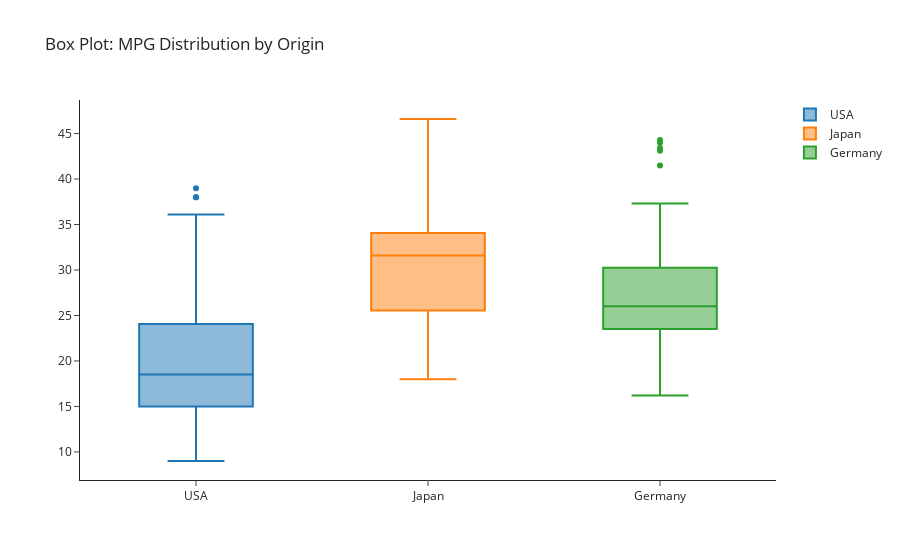

Notebook code for this chart:
### Code cell
px.box(data_frame=df, x="origin", y = "mpg", template="simple_white", color = "origin", 
           title = "Box Plot: MPG Distribution by Origin", labels = {"mpg" : "", "origin" : ""})

### Figure 1 — Plotly figure (JSON) as saved in the notebook; plotly's stock layout.template omitted (floating-point values rounded to 4 significant figures; data arrays with more than 128 entries replaced by an {"elided": "..."} marker saying what was removed)
{"data": [{"alignmentgroup": "True", "hovertemplate": "=%{y}<extra></extra>", "legendgroup": "USA", "marker": {"color": "#1F77B4"}, "name": "USA", "notched": false, "offsetgroup": "USA", "orientation": "v", "showlegend": true, "type": "box", "x": {"elided": "245 str values"}, "x0": " ", "xaxis": "x", "y": {"elided": "245 float values"}, "y0": " ", "yaxis": "y"}, {"alignmentgroup": "True", "hovertemplate": "=%{y}<extra></extra>", "legendgroup": "Japan", "marker": {"color": "#FF7F0E"}, "name": "Japan", "notched": false, "offsetgroup": "Japan", "orientation": "v", "showlegend": true, "type": "box", "x": ["Japan", "Japan", "Japan", "Japan", "Japan", "Japan", "Japan", "Japan", "Japan", "Japan", "Japan", "Japan", "Japan", "Japan", "Japan", "Japan", "Japan", "Japan", "Japan", "Japan", "Japan", "Japan", "Japan", "Japan", "Japan", "Japan", "Japan", "Japan", "Japan", "Japan", "Japan", "Japan", "Japan", "Japan", "Japan", "Japan", "Japan", "Japan", "Japan", "Japan", "Japan", "Japan", "Japan", "Japan", "Japan", "Japan", "Japan", "Japan", "Japan", "Japan", "Japan", "Japan", "Japan", "Japan", "Japan", "Japan", "Japan", "Japan", "Japan", "Japan", "Japan", "Japan", "Japan", "Japan", "Japan", "Japan", "Japan", "Japan", "Japan", "Japan", "Japan", "Japan", "Japan", "Japan", "Japan", "Japan", "Japan", "Japan", "Japan"], "x0": " ", "xaxis": "x", "y": [24, 27, 27, 25, 31, 35, 24, 19, 28, 23, 27, 20, 22, 18, 20, 31, 32, 31, 32, 24, 26, 29, 24, 24, 33, 33, 32, 28, 19, 31.5, 33.5, 26, 30, 22, 21.5, 32.8, 39.4, 36.1, 27.5, 27.2, 21.1, 23.9, 29.5, 34.1, 31.8, 38.1, 37.2, 29.8, 31.3, 37, 32.2, 46.6, 40.8, 44.6, 33.8, 32.7, 23.7, 32.4, 39.1, 35.1, 32.3, 37, 37.7, 34.1, 33.7, 32.4, 32.9, 31.6, 25.4, 24.2, 37, 31, 36, 36, 34, 38, 32, 38, 32], "y0": " ", "yaxis": "y"}, {"alignmentgroup": "True", "hovertemplate": "=%{y}<extra></extra>", "legendgroup": "Germany", "marker": {"color": "#2CA02C"}, "name": "Germany", "notched": false, "offsetgroup": "Germany", "orientation": "v", "showlegend": true, "type": "box", "x": ["Germany", "Germany", "Germany", "Germany", "Germany", "Germany", "Germany", "Germany", "Germany", "Germany", "Germany", "Germany", "Germany", "Germany", "Germany", "Germany", "Germany", "Germany", "Germany", "Germany", "Germany", "Germany", "Germany", "Germany", "Germany", "Germany", "Germany", "Germany", "Germany", "Germany", "Germany", "Germany", "Germany", "Germany", "Germany", "Germany", "Germany", "Germany", "Germany", "Germany", "Germany", "Germany", "Germany", "Germany", "Germany", "Germany", "Germany", "Germany", "Germany", "Germany", "Germany", "Germany", "Germany", "Germany", "Germany", "Germany", "Germany", "Germany", "Germany", "Germany", "Germany", "Germany", "Germany", "Germany", "Germany", "Germany", "Germany", "Germany"], "x0": " ", "xaxis": "x", "y": [26, 25, 24, 25, 26, 28, 30, 30, 27, 23, 18, 22, 21, 26, 26, 26, 29, 24, 20, 19, 24, 29, 26, 26, 24, 26, 31, 25, 29, 23, 23, 22, 25, 28, 25, 27, 29, 29.5, 20, 19, 16.5, 36, 29, 30.5, 21.5, 43.1, 20.3, 17, 21.6, 16.2, 31.5, 31.9, 25.4, 27.2, 37.3, 41.5, 34.3, 44.3, 43.4, 36.4, 30, 29.8, 35, 33, 28.1, 30.7, 36, 44], "y0": " ", "yaxis": "y"}], "layout": {"autosize": true, "boxmode": "overlay", "legend": {"title": {"text": ""}, "tracegroupgap": 0}, "title": {"text": "Box Plot: MPG Distribution by Origin"}, "xaxis": {"anchor": "y", "autorange": true, "categoryarray": ["USA", "Japan", "Germany"], "categoryorder": "array", "domain": [0, 1], "range": [-0.5, 2.5], "title": {"text": ""}, "type": "category"}, "yaxis": {"anchor": "x", "autorange": true, "domain": [0, 1], "range": [6.911, 48.69], "title": {"text": ""}, "type": "linear"}}}
